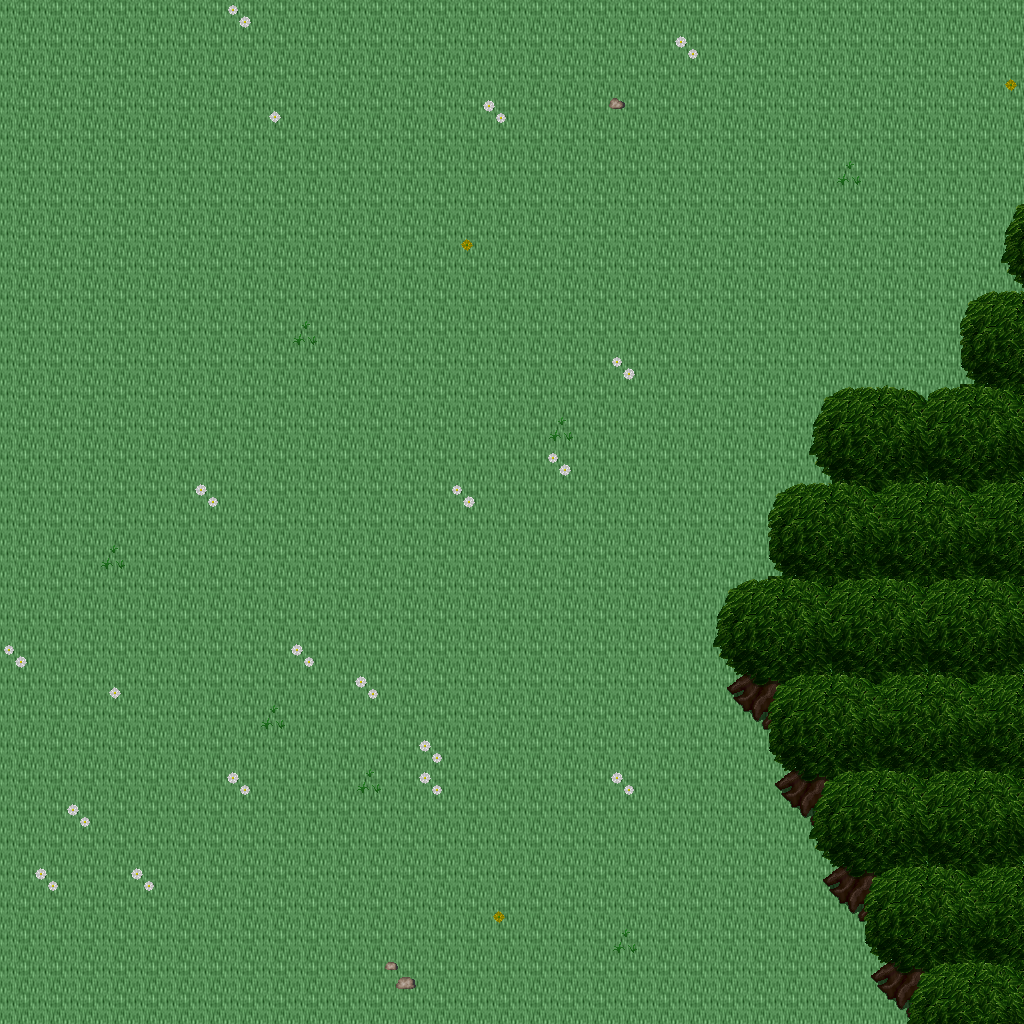

Rendered tile map (Tiled .tmx) drawn with the repository's tilesets; below, a short description and the map source with its tile grids summarised:
An orthogonal 32x32 tile map with 32x32 px tiles, 5 tile layers (Ground, Objects, Objects2, Above, ...), 1 hidden layer not drawn, 21 tilesets.

<map version="1.10" tiledversion="1.11.0" orientation="orthogonal" renderorder="right-down" width="32" height="32" tilewidth="32" tileheight="32" infinite="0" nextlayerid="11" nextobjectid="1">
 <tileset firstgid="1" name="ground_ground" tilewidth="32" tileheight="32" tilecount="33" columns="3">
  <image source="../drawable/ground_ground.png" width="96" height="352" />
 </tileset>
 <tileset firstgid="34" name="ground_ridge_earth_dark" tilewidth="32" tileheight="32" tilecount="96" columns="12">
  <image source="../drawable/ground_ridge_earth_dark.png" width="384" height="256" />
 </tileset>
 <tileset firstgid="130" name="ground_rock_pebbles" tilewidth="32" tileheight="32" tilecount="3" columns="1">
  <image source="../drawable/ground_rock_pebbles.png" width="32" height="96" />
 </tileset>
 <tileset firstgid="133" name="plant_grasses" tilewidth="32" tileheight="32" tilecount="6" columns="3">
  <image source="../drawable/plant_grasses.png" width="96" height="64" />
 </tileset>
 <tileset firstgid="139" name="ground_grass_corners" tilewidth="32" tileheight="32" tilecount="24" columns="6">
  <image source="../drawable/ground_grass_corners.png" width="192" height="128" />
 </tileset>
 <tileset firstgid="163" name="ground_grass_edges" tilewidth="32" tileheight="32" tilecount="36" columns="12">
  <image source="../drawable/ground_grass_edges.png" width="384" height="96" />
 </tileset>
 <tileset firstgid="199" name="plant_flower_daisy_white" tilewidth="32" tileheight="32" tilecount="8" columns="2">
  <image source="../drawable/plant_flower_daisy_white.png" width="64" height="128" />
 </tileset>
 <tileset firstgid="207" name="plant_flower_daisy_yellow" tilewidth="32" tileheight="32" tilecount="8" columns="2">
  <image source="../drawable/plant_flower_daisy_yellow.png" width="64" height="128" />
 </tileset>
 <tileset firstgid="215" name="plant_stump_stump_green" tilewidth="32" tileheight="32" tilecount="4" columns="2">
  <image source="../drawable/plant_stump_stump_green.png" width="64" height="64" />
 </tileset>
 <tileset firstgid="219" name="plant_tree_tree_darkgreen" tilewidth="32" tileheight="32" tilecount="88" columns="8">
  <image source="../drawable/plant_tree_tree_darkgreen.png" width="256" height="352" />
 </tileset>
 <tileset firstgid="307" name="logic_creature_animal" tilewidth="32" tileheight="32" tilecount="32" columns="8">
  <image source="../drawable/logic_creature_animal.png" width="256" height="128" />
 </tileset>
 <tileset firstgid="339" name="logic_item_resources" tilewidth="32" tileheight="32" tilecount="6" columns="6">
  <image source="../drawable/logic_item_resources.png" width="192" height="32" />
 </tileset>
 <tileset firstgid="345" name="logic_item_mushroom" tilewidth="32" tileheight="32" tilecount="6" columns="6">
  <image source="../drawable/logic_item_mushroom.png" width="192" height="32" />
 </tileset>
 <tileset firstgid="351" name="logic_collision" tilewidth="32" tileheight="32" tilecount="1" columns="1">
  <image source="../drawable/logic_collision.png" width="32" height="32" />
 </tileset>
 <tileset firstgid="352" name="plant_tree_dead_tree_5" tilewidth="32" tileheight="32" tilecount="20" columns="4">
  <image source="../drawable/plant_tree_dead_tree_5.png" width="128" height="160" />
 </tileset>
 <tileset firstgid="372" name="plant_tree_dead_tree_6" tilewidth="32" tileheight="32" tilecount="20" columns="4">
  <image source="../drawable/plant_tree_dead_tree_6.png" width="128" height="160" />
 </tileset>
 <tileset firstgid="392" name="plant_tree_dead_tree_7" tilewidth="32" tileheight="32" tilecount="20" columns="4">
  <image source="../drawable/plant_tree_dead_tree_7.png" width="128" height="160" />
 </tileset>
 <tileset firstgid="412" name="plant_bush_large_dead" tilewidth="32" tileheight="32" tilecount="2" columns="1">
  <image source="../drawable/plant_bush_large_dead.png" width="32" height="64" />
 </tileset>
 <tileset firstgid="414" name="plant_bush_large_wide_dead" tilewidth="32" tileheight="32" tilecount="4" columns="2">
  <image source="../drawable/plant_bush_large_wide_dead.png" width="64" height="64" />
 </tileset>
 <tileset firstgid="418" name="logic_creature_reptile" tilewidth="32" tileheight="32" tilecount="7" columns="7">
  <image source="../drawable/logic_creature_reptile.png" width="224" height="32" />
 </tileset>
 <tileset firstgid="425" name="logic_item_herb" tilewidth="32" tileheight="32" tilecount="5" columns="5">
  <image source="../drawable/logic_item_herb.png" width="160" height="32" />
 </tileset>
 <layer id="1" name="Ground" width="32" height="32">
  <data>[1024 cells, 1024 non-empty, 1 distinct tile ids]</data>
 </layer>
 <layer id="2" name="Objects" width="32" height="32">
  <data>[1024 cells, 32 non-empty, 7 distinct tile ids]</data>
 </layer>
 <layer id="3" name="Objects2" width="32" height="32">
  <data>[1024 cells, 46 non-empty, 15 distinct tile ids]</data>
 </layer>
 <layer id="4" name="Above" width="32" height="32">
  <data>[1024 cells, 152 non-empty, 28 distinct tile ids]</data>
 </layer>
 <layer id="5" name="Above2" width="32" height="32">
  <data>[1024 cells, 0 non-empty, 0 distinct tile ids]</data>
 </layer>
 <layer id="6" name="Walkable" width="32" height="32" visible="0">
  <data>[1024 cells, 130 non-empty, 1 distinct tile ids]</data>
 </layer>
 <objectgroup id="7" name="Mapevents" />
 <objectgroup id="8" name="Spawn" />
 <objectgroup id="9" name="Keys" />
 <objectgroup id="10" name="Replace" />
</map>
